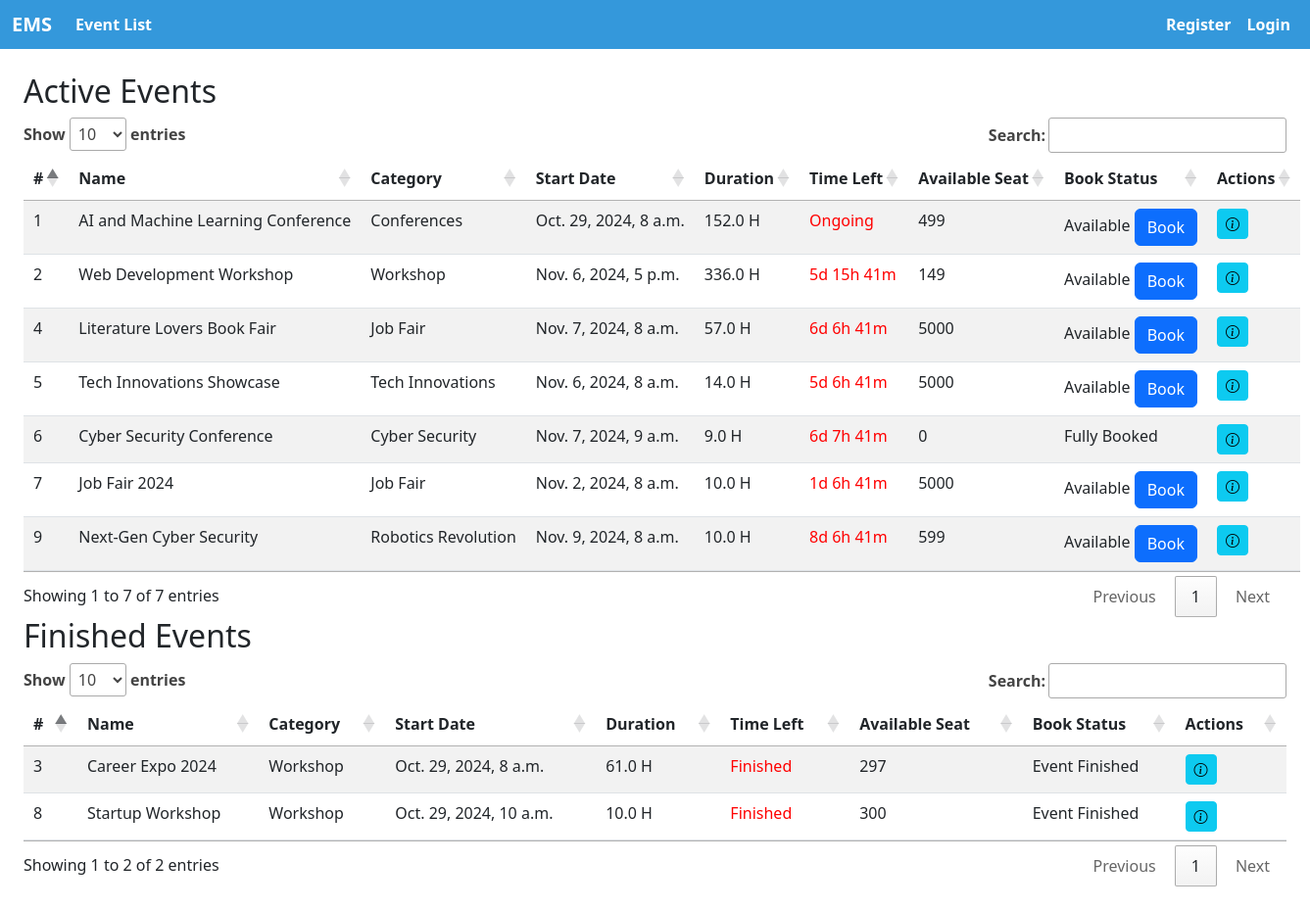
/event/event_list, run on the app's committed database.
### event_app/models.py (models this page shows, shortened)
class EventApp(models.Model):
    name = models.CharField(max_length=255)
    category = models.ForeignKey(Category, on_delete=models.CASCADE)
    location = models.CharField(max_length=255)
    description = models.CharField(max_length=150)
    start_date_time = models.DateTimeField()
    end_date_time = models.DateTimeField()
    created_at = models.DateTimeField(auto_now_add=True)
    capacity = models.IntegerField()
    creator = models.ForeignKey(settings.AUTH_USER_MODEL, on_delete=models.CASCADE)
    organizer = models.ForeignKey('organizer.Organizer', on_delete=models.CASCADE, null=True, blank=True)
    def get_duration(self):
        duration = self.end_date_time - self.start_date_time
        return round(duration.total_seconds() / 3600, 2)
    def get_time_left(self):
            local_tz = pytz.timezone('Asia/Dhaka')
            now = timezone.now().astimezone(local_tz)
            if now < self.start_date_time:
                time_left = self.start_date_time.astimezone(local_tz) - now
                days, seconds = time_left.days, time_left.seconds
                hours = seconds // 3600
                minutes = (seconds % 3600) // 60
                return f"{days}d {hours}h {minutes}m"
            return "Ongoing" if now < self.end_date_time else "Finished"
    def get_booked_seat(self):
        return Booking.objects.filter(event=self).count()
    def get_available_seat(self):
        return self.capacity - self.get_booked_seat()
    def is_fully_booked(self):
        return self.get_booked_seat() >= self.capacity

### category/models.py (models this page shows)
class Category(models.Model):
    name = models.CharField(max_length=50, unique=True)
    description = models.CharField(max_length=100, blank=True, null=True)
    def __str__(self):
        return self.name

### event_app/views.py (the view)
# urls.py: path('event_list', views.event_list, name='event_list'),
def event_list(request):
    events = EventApp.objects.all()
    for event in events:
        if request.user.is_authenticated:
            event.is_booked = Booking.objects.filter(user=request.user, event=event).exists()
        else:
            event.is_booked = False
    return render(request, 'event_app/event_list.html', {'events': events})

### organizer/models.py (called while the page is built)
    def __str__(self):
        return self.name

### event_app/templates/event_app/event_list.html (shortened to what this page needs)
{% extends 'base.html' %}
{% block content %}
<h2>Active Events</h2>
<table id="ActiveEventsTable"  class="table table-striped TableAttributes">
    <thead>
        <tr>
            <th>#</th>
            <th>Name</th>
            <th>Category</th>
            <th>Start Date</th>
            <th>Duration</th>
            <th>Time Left</th>
            <th>Available Seat</th>
            <th>Book Status</th>
            <th>Actions</th>
        </tr>
    </thead>
    <tbody>
        {% for event in events %}
            {% if event.get_time_left != "Finished" %}
            <tr>
                <td>{{ event.id }}</td>
                <td>{{ event.name }}</td>
                <td>{{ event.category }}</td>
                <td>{{ event.start_date_time }}</td>
                <td>{{ event.get_duration }} H</td>
                <td style="color: red;">{{ event.get_time_left }}</td>
                <td>{{ event.get_available_seat }}</td>
                <td>
                    {% if event.is_fully_booked %}
                        Fully Booked
                    {% else %}
                        Available
                        {% if request.user.is_authenticated %}
                            {% if not event.is_booked %}
                                <a href="{% url 'book_event' event.id %}" class="btn btn-primary">Book</a>
                            {% else %}
                                <span class="bi bi-check2-circle" style="color: green;">You Already Booked</span>
                            {% endif %}
                        {% else %}
                            <a href="{% url 'login' %}" onclick="alert('Please login to book this event');" class="btn btn-primary">Book</a>
                        {% endif %}
                    {% endif %}
                </td>
                <td>
                    <a title="Details" class="btn btn-info btn-sm" data-bs-toggle="modal" data-bs-target="#eventModal{{ event.id }}">
                        <i class="bi bi-info-circle"></i>
                    </a>
                </td>
            </tr>
            {% endif %}
        {% endfor %}
    </tbody>
</table>
<h2>Finished Events</h2>
<table id="FinishedEventsTable" class="table table-striped TableAttributes">
    <thead>
        <tr>
            <th>#</th>
            <th>Name</th>
            <th>Category</th>
            <th>Start Date</th>
            <th>Duration</th>
            <th>Time Left</th>
            <th>Available Seat</th>
            <th>Book Status</th>
            <th>Actions</th>
        </tr>
    </thead>
    <tbody>
        {% for event in events %}
            {% if event.get_time_left == "Finished" %}
            <tr>
                <td>{{ event.id }}</td>
                <td>{{ event.name }}</td>
                <td>{{ event.category }}</td>
                <td>{{ event.start_date_time }}</td>
                <td>{{ event.get_duration }} H</td>
                <td style="color: red;">{{ event.get_time_left }}</td>
                <td>{{ event.get_available_seat }}</td>
                <td>
                    Event Finished
                </td>
                <td>
                    <a title="Details" class="btn btn-info btn-sm" data-bs-toggle="modal" data-bs-target="#eventModal{{ event.id }}">
                        <i class="bi bi-info-circle"></i>
                    </a>
                </td>
            </tr>
            {% endif %}
        {% endfor %}
    </tbody>
</table>
{% endblock %}

### static/css/base.css (style rules this page uses)
table { text-wrap: nowrap; }
thead { background-color: #007bff; color: aliceblue; }
tbody td, thead th { border-bottom: 1px solid #dee2e6; }

### data on the page
EventApp: id "1", name "AI and Machine Learning Conference", category "Conferences", start_date_time "Oct. 29, 2024, 8 a.m.", get_duration "152.0", get_time_left "Ongoing", get_available_seat "499", shows "Available", shows "Book"
EventApp: id "2", name "Web Development Workshop", category "Workshop", start_date_time "Nov. 6, 2024, 5 p.m.", get_duration "336.0", get_time_left "5d 15h 41m", get_available_seat "149", shows "Available", shows "Book"
EventApp: id "4", name "Literature Lovers Book Fair", category "Job Fair", start_date_time "Nov. 7, 2024, 8 a.m.", get_duration "57.0", get_time_left "6d 6h 41m", get_available_seat "5000", shows "Available"
EventApp: id "5", name "Tech Innovations Showcase", category "Tech Innovations", start_date_time "Nov. 6, 2024, 8 a.m.", get_duration "14.0", get_time_left "5d 6h 41m", get_available_seat "5000", shows "Available", shows "Book"
EventApp: id "6", name "Cyber Security Conference", category "Cyber Security", start_date_time "Nov. 7, 2024, 9 a.m.", get_duration "9.0", get_time_left "6d 7h 41m", get_available_seat "0", shows "Fully Booked"
EventApp: id "7", name "Job Fair 2024", category "Job Fair", start_date_time "Nov. 2, 2024, 8 a.m.", get_duration "10.0", get_time_left "1d 6h 41m", get_available_seat "5000", shows "Available", shows "Book"
EventApp: id "9", name "Next-Gen Cyber Security", category "Robotics Revolution", start_date_time "Nov. 9, 2024, 8 a.m.", get_duration "10.0", get_time_left "8d 6h 41m", get_available_seat "599", shows "Available", shows "Book"
EventApp: id "3", name "Career Expo 2024", category "Workshop", start_date_time "Oct. 29, 2024, 8 a.m.", get_duration "61.0", get_time_left "Finished", get_available_seat "297"
EventApp: id "8", name "Startup Workshop", category "Workshop", start_date_time "Oct. 29, 2024, 10 a.m.", get_duration "10.0", get_time_left "Finished", get_available_seat "300"
